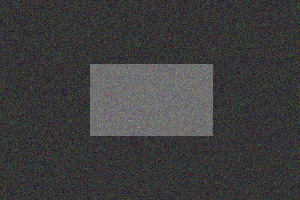
#> input picture noisy.jpg, 300 x 200 px
$ python Otsu_type.py
#> lines starting #> are read from the running program, lines starting #| are printed output that depends on the picture; after the words box and inside, x2 and y2 are one past the last pixel; in counts of white or black regions, pixels touching at a corner belong together


import cv2
from matplotlib import pyplot as plt

img = cv2.imread('noisy.jpg', 0)
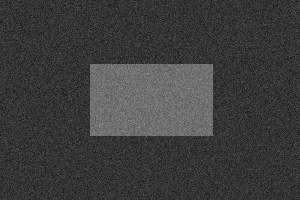
#> img: shape (200, 300); min 12, max 147, mean 60.7

ret1, th1 = cv2.threshold(img, 100, 255, cv2.THRESH_BINARY)
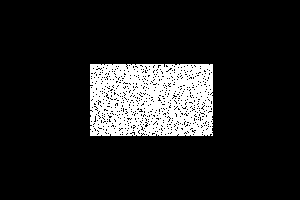
#> th1: shape (200, 300); 12.9% white; 1 white region, box (x1, y1, x2, y2) and area: (90, 64, 213, 136) 7736

ret2, th2 = cv2.threshold(img, 0, 255, cv2.THRESH_BINARY + cv2.THRESH_OTSU)
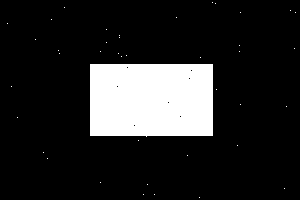
#> th2: shape (200, 300); 14.8% white; 41 white regions (40 under 20 px), largest, box (x1, y1, x2, y2) and area: (90, 64, 213, 137) 8850
#> ret2 = 81

blur = cv2.GaussianBlur(img, (5, 5), 0)
ret3, th3 = cv2.threshold(blur, 0, 255, cv2.THRESH_BINARY + cv2.THRESH_OTSU)
#> th3: shape (200, 300); 14.8% white; 1 white region, box (x1, y1, x2, y2) and area: (90, 64, 213, 136) 8853
#> ret3 = 81

images = [img, 0, th1,
          img, 0, th2,
          blur, 0, th3]
titles = ['initial', 'histog', 'Global(v=100)',
          'initial', 'histog', "Otsu's",
          'filtered by gaussian method image', 'Histogram', "Otsu's"]

for i in range(3):
    plt.subplot(3, 3, i * 3 + 1)
    plt.imshow(images[i * 3], 'gray')
    plt.title(titles[i * 3], fontsize=8)
    plt.xticks([]), plt.yticks([])

    plt.subplot(3, 3, i * 3 + 2)
    plt.hist(images[i * 3].ravel(), 256)
    plt.title(titles[i * 3 + 1], fontsize=8)
    plt.xticks([]), plt.yticks([])

    plt.subplot(3, 3, i * 3 + 3)
    plt.imshow(images[i * 3 + 2], 'gray')
    plt.title(titles[i * 3 + 2], fontsize=8)
    plt.xticks([]), plt.yticks([])
plt.show()
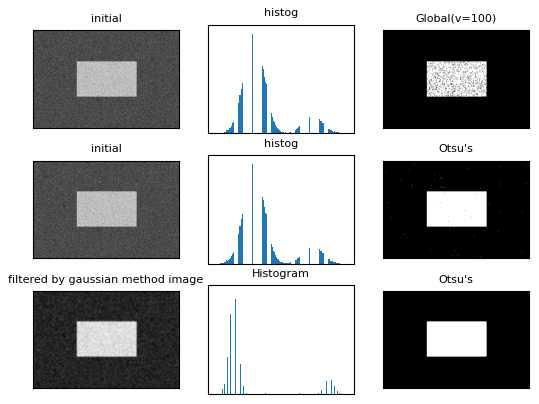
#> figure drawn by matplotlib, 9 panels
